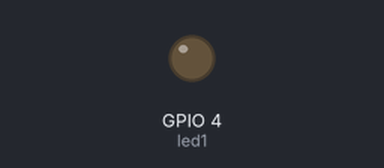
This sketch was run on a simulated ESP32. Shown: output pins drawn as LEDs (lit = HIGH). WiFi joins after 1.5 s; servers stay silent unless stated; the local clock reads 2024-03-15 10:24:30 at power-on unless the sketch sets it.

Above: at 11.2 s.
Timing chart, 0 to 28.5 s (numbered marks = the images above):
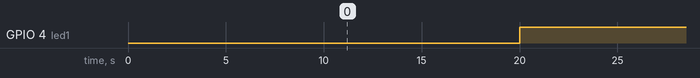

Measured:
- by itself, GPIO 4 (led1): alternates HIGH for 10.0 s and LOW for 10.0 s

The sketch:

17_2.ino
```cpp
#include <WiFi.h>
#include <time.h>
#include <uRTCLib.h>
#define SDA 21
#define SCL 22
#define led1 4
const char* ssid = "ชื่อ SSID";
const char* password = "รหัสผ่าน";
const char* ntpServer = "pool.ntp.org";
const long gmtOffset_sec = 7 * 3600;
const int daylightOffset_sec = 7 * 3600;
struct tm timeinfo;
int sec;
uRTCLib rtc(0x68, URTCLIB_MODEL_DS3231);
int ledStatus = LOW;
void setup(){
 pinMode(led1, OUTPUT);
 WiFi.begin(ssid, password);
 while (WiFi.status() != WL_CONNECTED) {
   delay(500);
 }
 delay(1000);
 configTime(gmtOffset_sec, daylightOffset_sec, ntpServer);
 URTCLIB_WIRE.begin();
 setLocalTime();
 WiFi.disconnect(true);
 WiFi.mode(WIFI_OFF);
}
void loop(){
 rtc.refresh();
 if(rtc.second() % 10 == 0 && sec != rtc.second()){
   digitalWrite(led1, ledStatus);
   if(ledStatus == HIGH){
     ledStatus = LOW;
   }else{
     ledStatus = HIGH;
   }
   sec = rtc.second();
 }
}
void setLocalTime(){
 while(!getLocalTime(&timeinfo)){
   delay(500);
 }
 rtc.set(timeinfo.tm_sec, timeinfo.tm_min, timeinfo.tm_hour, timeinfo.tm_wday + 1,
   timeinfo.tm_mday, timeinfo.tm_mon, timeinfo.tm_year - 100
 );
}
```
